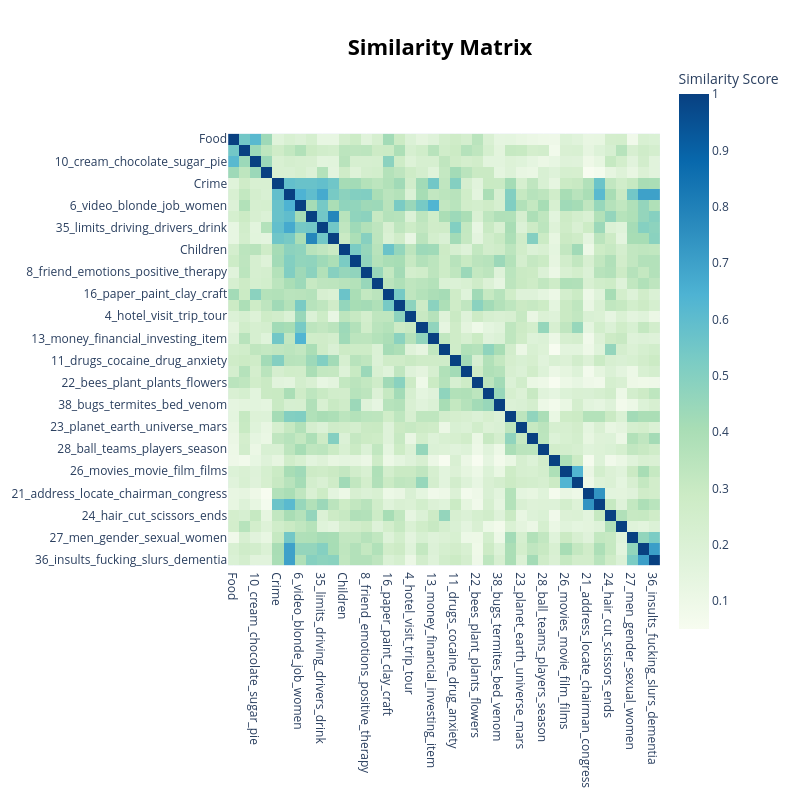

Notebook cell for this chart:
### Markdown cell above
The second visualization is even more useful to identify clusters of topics by high **cosine similarity**. 

▶️ Run `visualize_heatmap()` to get the idea of topic-to-topic simiarity.<br>
🔄 Modify:

- Recall the `visualize_topics()` 2d plot above to guess an initial `n_clusters` to cluster similar topics. **This is very useful and highly recommended** for analyzing potential topics to merge.
- Try different values of `n_clusters`
- Try both embeddings and cTF-IDF using `use_ctfidf`. Which one exhibits more distinctive clusters?

👁️ Inspect:

- Is it now clear from the similarity clustering which topics are candidates for merging?
- Or do you need to review some actual documents first? → Skip to **BERTopic Documents**.

📚 BERTopic: [Visualize Topics](https://maartengr.github.io/BERTopic/getting_started/visualization/visualize_topics.html), [visualize_heatmap()](https://maartengr.github.io/BERTopic/api/bertopic.html#bertopic._bertopic.BERTopic.visualize_heatmap)

### Code cell
#| code-summary: "Visualize topic embeddings' cosine similarities and look for clusters of topics"
topic_model.visualize_heatmap( # (defaults)
    use_ctfidf = False,        # (False) map embeddings / True: map cTF-IDF weights
    n_clusters = 10,           # (None) <- MODIFY: powerful! creates ordered CLUSTERS of similar topics
    top_n_topics = None,       # (None) all
    custom_labels = True,      # (False)
)

### Figure 1 — Plotly figure (JSON) as saved in the notebook; plotly's stock layout.template omitted (floating-point values rounded to 4 significant figures; data arrays with more than 128 entries replaced by an {"elided": "..."} marker saying what was removed)
{"data": [{"coloraxis": "coloraxis", "hovertemplate": "x: %{x}<br>y: %{y}<br>Similarity Score: %{z}<extra></extra>", "name": "0", "type": "heatmap", "x": ["Food", "7_diet_weight_eat_eating", "10_cream_chocolate_sugar_pie", "30_tea_drinks_drink_flavor", "Crime", "5_rain_humans_spider_fuck", "6_video_blonde_job_women", "18_kill_hurt_head_pigs", "35_limits_driving_drivers_drink", "37_kill_murder_suicide_hotline", "Children", "3_dog_cat_cats_animals", "8_friend_emotions_positive_therapy", "15_story_citation_books_31", "16_paper_paint_clay_craft", "20_tent_kit_power_pack", "4_hotel_visit_trip_tour", "12_game_games_play_genesis", "13_money_financial_investing_item", "9_clean_skin_brush_vacuum", "11_drugs_cocaine_drug_anxiety", "19_symptoms_ear_kidney_kidneys", "22_bees_plant_plants_flowers", "32_air_growth_bleach_smell", "38_bugs_termites_bed_venom", "14_president_presidents_election_states", "23_planet_earth_universe_mars", "25_convention_economy_communist_countries", "28_ball_teams_players_season", "17_music_song_genre_favorite", "26_movies_movie_film_films", "34_film_supernatural_shows_featuring", "21_address_locate_chairman_congress", "33_phone_cell_address_illinois", "24_hair_cut_scissors_ends", "31_exercises_legs_body_exercise", "27_men_gender_sexual_women", "29_joke_jokes_funny_offensive", "36_insults_fucking_slurs_dementia"], "xaxis": "x", "y": ["Food", "7_diet_weight_eat_eating", "10_cream_chocolate_sugar_pie", "30_tea_drinks_drink_flavor", "Crime", "5_rain_humans_spider_fuck", "6_video_blonde_job_women", "18_kill_hurt_head_pigs", "35_limits_driving_drivers_drink", "37_kill_murder_suicide_hotline", "Children", "3_dog_cat_cats_animals", "8_friend_emotions_positive_therapy", "15_story_citation_books_31", "16_paper_paint_clay_craft", "20_tent_kit_power_pack", "4_hotel_visit_trip_tour", "12_game_games_play_genesis", "13_money_financial_investing_item", "9_clean_skin_brush_vacuum", "11_drugs_cocaine_drug_anxiety", "19_symptoms_ear_kidney_kidneys", "22_bees_plant_plants_flowers", "32_air_growth_bleach_smell", "38_bugs_termites_bed_venom", "14_president_presidents_election_states", "23_planet_earth_universe_mars", "25_convention_economy_communist_countries", "28_ball_teams_players_season", "17_music_song_genre_favorite", "26_movies_movie_film_films", "34_film_supernatural_shows_featuring", "21_address_locate_chairman_congress", "33_phone_cell_address_illinois", "24_hair_cut_scissors_ends", "31_exercises_legs_body_exercise", "27_men_gender_sexual_women", "29_joke_jokes_funny_offensive", "36_insults_fucking_slurs_dementia"], "yaxis": "y", "z": {"elided": "39x39 float values"}}], "layout": {"coloraxis": {"autocolorscale": false, "colorbar": {"title": {"text": "Similarity Score"}}, "colorscale": [[0, "rgb(247,252,240)"], [0.125, "rgb(224,243,219)"], [0.25, "rgb(204,235,197)"], [0.375, "rgb(168,221,181)"], [0.5, "rgb(123,204,196)"], [0.625, "rgb(78,179,211)"], [0.75, "rgb(43,140,190)"], [0.875, "rgb(8,104,172)"], [1, "rgb(8,64,129)"]]}, "height": 800, "hoverlabel": {"bgcolor": "white", "font": {"family": "Rockwell", "size": 16}}, "legend": {"title": {"text": "Trend"}}, "margin": {"t": 60}, "showlegend": true, "title": {"font": {"color": "Black", "size": 22}, "text": "<b>Similarity Matrix</b>", "x": 0.55, "xanchor": "center", "y": 0.95, "yanchor": "top"}, "width": 800, "xaxis": {"anchor": "y", "constrain": "domain", "domain": [0, 1], "scaleanchor": "y"}, "yaxis": {"anchor": "x", "autorange": "reversed", "constrain": "domain", "domain": [0, 1]}}}
